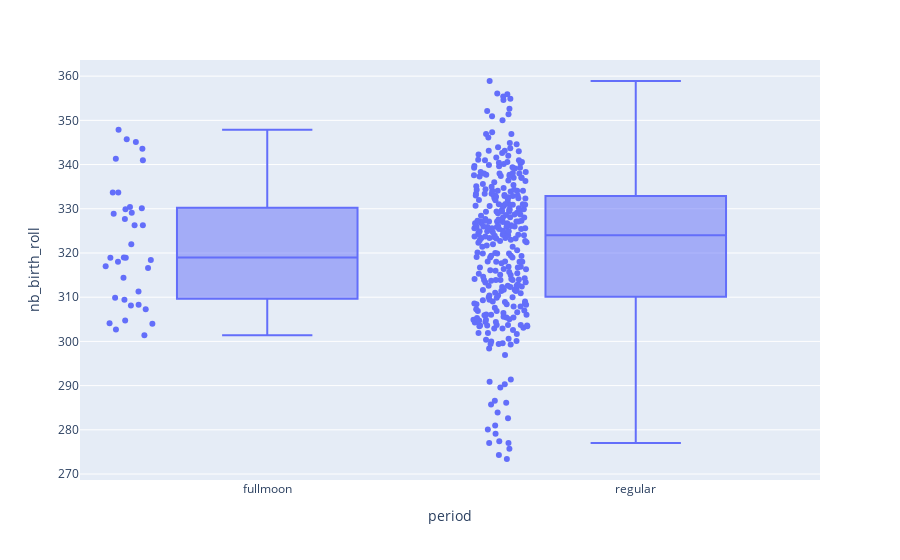

Source (notebook cell):
### Markdown cell above
The values are close to each other and the means are included in each other's confidence interval. A boxplot is a good way to observe the distributions and key values of our data.

### Code cell
df_boxplot = pd.DataFrame({'fullmoon': df_moon_value['smooth_rolling_mean'], 'regular':df_normal_value['smooth_rolling_mean']})
df_boxplot = df_boxplot.stack().reset_index().drop(columns='level_0').rename(columns={'level_1':'period', 0:'nb_birth_roll'})

px.box(df_boxplot, x='period', y='nb_birth_roll', points='all')

### Figure 1 — Plotly figure (JSON) as saved in the notebook; plotly's stock layout.template omitted (floating-point values rounded to 4 significant figures; data arrays with more than 128 entries replaced by an {"elided": "..."} marker saying what was removed)
{"data": [{"alignmentgroup": "True", "boxpoints": "all", "hovertemplate": "period=%{x}<br>nb_birth_roll=%{y}<extra></extra>", "legendgroup": "", "marker": {"color": "#636efa"}, "name": "", "notched": false, "offsetgroup": "", "orientation": "v", "showlegend": false, "type": "box", "x": {"elided": "359 str values"}, "x0": " ", "xaxis": "x", "y": {"elided": "359 float values"}, "y0": " ", "yaxis": "y"}], "layout": {"boxmode": "group", "legend": {"tracegroupgap": 0}, "margin": {"t": 60}, "xaxis": {"anchor": "y", "domain": [0, 1], "title": {"text": "period"}}, "yaxis": {"anchor": "x", "domain": [0, 1], "title": {"text": "nb_birth_roll"}}}}
